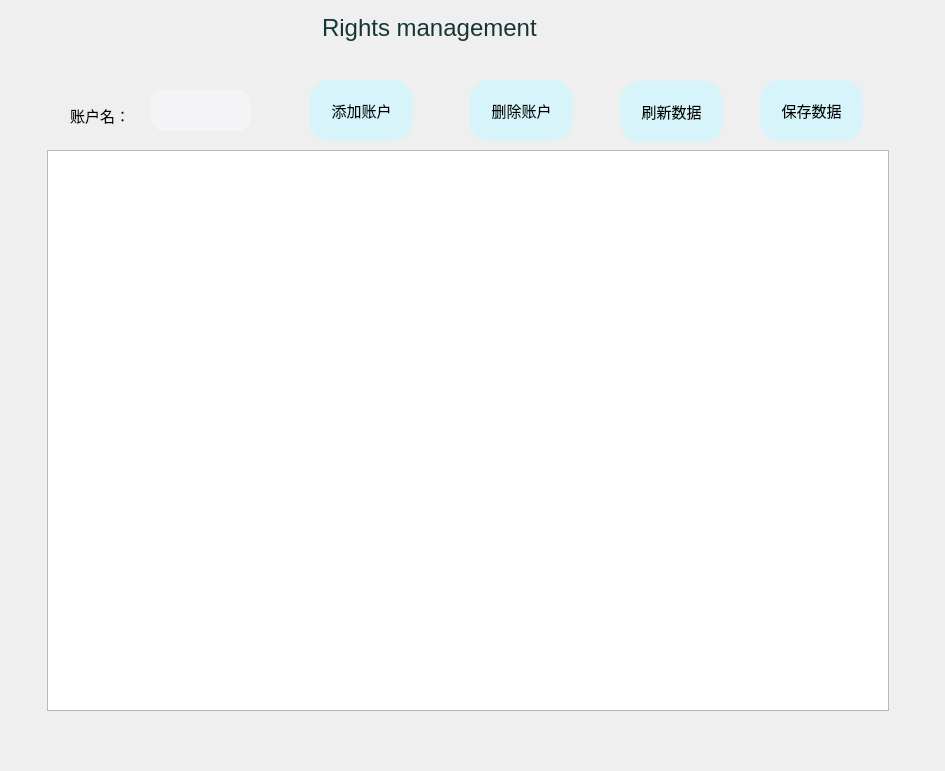
   <widget class="QWidget" name="widget_quanxians" native="true">
    <property name="geometry">
     <rect>
      <x>219</x>
      <y>0</y>
      <width>945</width>
      <height>771</height>
     </rect>
    </property>
    <property name="styleSheet">
     <string notr="true">widget{
border:none;
	background-color: rgba(255, 255, 255, 0);
}</string>
    </property>
    <widget class="QFrame" name="frame_12">
     <property name="geometry">
      <rect>
       <x>1</x>
       <y>0</y>
       <width>940</width>
       <height>71</height>
      </rect>
     </property>
     <property name="styleSheet">
      <string notr="true">.QFrame{
	background-color: rgba(255, 255, 255, 0);
	border-radius:20px;
}</string>
     </property>
     <property name="frameShape">
      <enum>QFrame::StyledPanel</enum>
     </property>
     <property name="frameShadow">
      <enum>QFrame::Raised</enum>
     </property>
     <widget class="QLabel" name="label_23">
      <property name="geometry">
       <rect>
        <x>321</x>
        <y>10</y>
        <width>280</width>
        <height>35</height>
       </rect>
      </property>
      <property name="font">
       <font>
        <family>Arial</family>
        <pointsize>18</pointsize>
        <weight>50</weight>
        <bold>false</bold>
       </font>
      </property>
      <property name="styleSheet">
       <string notr="true">color: rgb(22, 54, 53)</string>
      </property>
      <property name="text">
       <string>Rights management</string>
      </property>
     </widget>
     <widget class="QPushButton" name="pushButton_4">
      <property name="geometry">
       <rect>
        <x>885</x>
        <y>10</y>
        <width>42</width>
        <height>31</height>
       </rect>
      </property>
      <property name="styleSheet">
       <string notr="true">border-radius:20px;</string>
      </property>
      <property name="text">
       <string/>
      </property>
      <property name="icon">
       <iconset>
        <normaloff>:/icons/image/close.png</normaloff>:/icons/image/close.png</iconset>
      </property>
     </widget>
    </widget>
    <widget class="QTableWidget" name="tablequanxian">
     <property name="geometry">
      <rect>
       <x>47</x>
       <y>150</y>
       <width>842</width>
       <height>561</height>
      </rect>
     </property>
     <property name="layoutDirection">
      <enum>Qt::LeftToRight</enum>
     </property>
     <property name="rowCount">
      <number>0</number>
     </property>
     <property name="columnCount">
      <number>0</number>
     </property>
    </widget>
    <widget class="QLabel" name="label_10">
     <property name="geometry">
      <rect>
       <x>70</x>
       <y>100</y>
       <width>71</width>
       <height>31</height>
      </rect>
     </property>
     <property name="font">
      <font>
       <family>幼圆</family>
       <pointsize>11</pointsize>
      </font>
     </property>
     <property name="text">
      <string>账户名：</string>
     </property>
    </widget>
    <widget class="QLineEdit" name="lineEdit_num1">
     <property name="geometry">
      <rect>
       <x>150</x>
       <y>90</y>
       <width>101</width>
       <height>41</height>
      </rect>
     </property>
     <property name="styleSheet">
      <string notr="true">QLineEdit{
	background-color: rgba(245, 244, 246,200);
border:0px solid red;
border-radius:14px;
	font: 10pt &quot;幼圆&quot;;}</string>
     </property>
    </widget>
    <widget class="QPushButton" name="pushButton_add1">
     <property name="geometry">
      <rect>
       <x>310</x>
       <y>80</y>
       <width>103</width>
       <height>61</height>
      </rect>
     </property>
     <property name="font">
      <font>
       <family>幼圆</family>
       <pointsize>11</pointsize>
      </font>
     </property>
     <property name="styleSheet">
      <string notr="true">
QPushButton
{
    background-color:rgb(214, 244, 249);
border-radius:20px;
}

QPushButton:pressed
{
    background-color:rgb(103, 216, 217);
    padding-left:3px;
    padding-top:3px;
}
</string>
     </property>
     <property name="text">
      <string>添加账户</string>
     </property>
    </widget>
    <widget class="QPushButton" name="pushButton_refresh1">
     <property name="geometry">
      <rect>
       <x>620</x>
       <y>81</y>
       <width>103</width>
       <height>61</height>
      </rect>
     </property>
     <property name="font">
      <font>
       <family>幼圆</family>
       <pointsize>11</pointsize>
      </font>
     </property>
     <property name="styleSheet">
      <string notr="true">
QPushButton
{
    background-color:rgb(214, 244, 249);
border-radius:20px;
}

QPushButton:pressed
{
    background-color:rgb(103, 216, 217);
    padding-left:3px;
    padding-top:3px;
}
</string>
     </property>
     <property name="text">
      <string>刷新数据</string>
     </property>
    </widget>
    <widget class="QPushButton" name="pushButton_delete1">
     <property name="geometry">
      <rect>
       <x>470</x>
       <y>80</y>
       <width>103</width>
       <height>61</height>
      </rect>
     </property>
     <property name="font">
      <font>
       <family>幼圆</family>
       <pointsize>11</pointsize>
      </font>
     </property>
     <property name="styleSheet">
      <string notr="true">
QPushButton
{
    background-color:rgb(214, 244, 249);
border-radius:20px;
}

QPushButton:pressed
{
    background-color:rgb(103, 216, 217);
    padding-left:3px;
    padding-top:3px;
}
</string>
     </property>
     <property name="text">
      <string>删除账户</string>
     </property>
    </widget>
    <widget class="QPushButton" name="pushButton_save1">
     <property name="geometry">
      <rect>
       <x>760</x>
       <y>80</y>
       <width>103</width>
       <height>61</height>
      </rect>
     </property>
     <property name="font">
      <font>
       <family>幼圆</family>
       <pointsize>11</pointsize>
      </font>
     </property>
     <property name="styleSheet">
      <string notr="true">
QPushButton
{
    background-color:rgb(214, 244, 249);
border-radius:20px;
}

QPushButton:pressed
{
    background-color:rgb(103, 216, 217);
    padding-left:3px;
    padding-top:3px;
}
</string>
     </property>
     <property name="text">
      <string>保存数据</string>
     </property>
    </widget>
   </widget>
